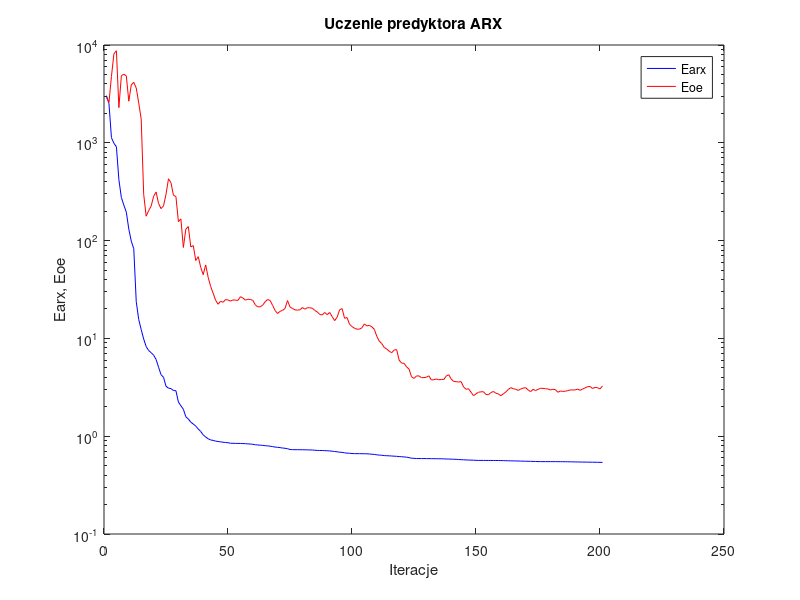
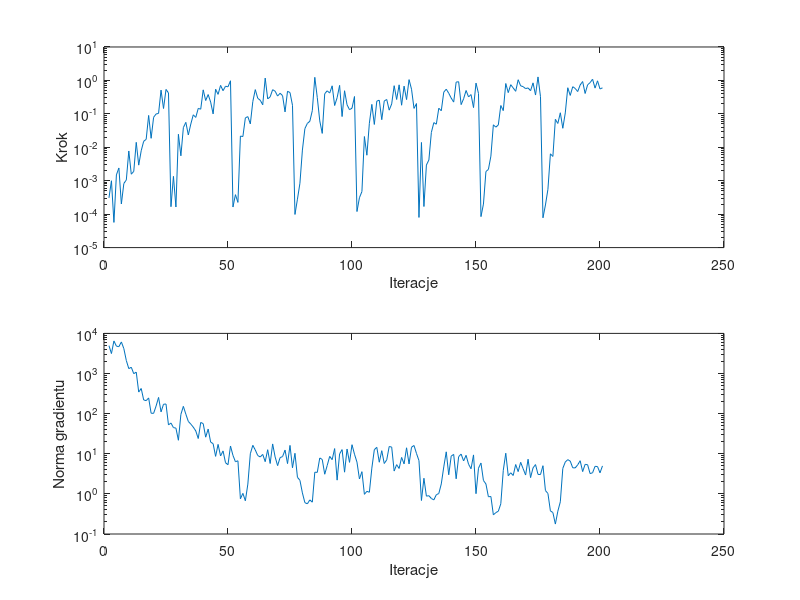

MATLAB code for these plots, in order:
%uczenie predyktora arx
clear all;
n=0; farx(n+1)=3.037147e+003; foe(n+1)=2.911002e+003; wspucz(n+1)=0.000000e+000; ng(n+1)=0.000000e+000;
%odnowa zmiennej metryki
n=1; farx(n+1)=2.517915e+003; foe(n+1)=2.588849e+003; krok(n+1)=3.072763e-004; ng(n+1)=4.944129e+003;
n=2; farx(n+1)=1.128192e+003; foe(n+1)=4.777511e+003; krok(n+1)=9.977322e-004; ng(n+1)=3.143967e+003;
n=3; farx(n+1)=9.884594e+002; foe(n+1)=8.149746e+003; krok(n+1)=5.665485e-005; ng(n+1)=6.482741e+003;
n=4; farx(n+1)=9.104998e+002; foe(n+1)=8.732537e+003; krok(n+1)=1.495556e-003; ng(n+1)=4.805459e+003;
n=5; farx(n+1)=4.194145e+002; foe(n+1)=2.290590e+003; krok(n+1)=2.404573e-003; ng(n+1)=4.669514e+003;
n=6; farx(n+1)=2.759258e+002; foe(n+1)=4.852322e+003; krok(n+1)=2.014683e-004; ng(n+1)=6.127177e+003;
n=7; farx(n+1)=2.304305e+002; foe(n+1)=5.032853e+003; krok(n+1)=8.258271e-004; ng(n+1)=4.172390e+003;
n=8; farx(n+1)=1.952212e+002; foe(n+1)=4.827348e+003; krok(n+1)=1.055436e-003; ng(n+1)=2.105206e+003;
n=9; farx(n+1)=1.310582e+002; foe(n+1)=2.663250e+003; krok(n+1)=7.760194e-003; ng(n+1)=1.323321e+003;
n=10; farx(n+1)=9.876842e+001; foe(n+1)=3.910035e+003; krok(n+1)=1.567808e-003; ng(n+1)=1.432642e+003;
n=11; farx(n+1)=8.260599e+001; foe(n+1)=4.155874e+003; krok(n+1)=1.909306e-003; ng(n+1)=9.898657e+002;
n=12; farx(n+1)=2.376559e+001; foe(n+1)=3.632575e+003; krok(n+1)=1.406421e-002; ng(n+1)=1.083472e+003;
n=13; farx(n+1)=1.559408e+001; foe(n+1)=2.561272e+003; krok(n+1)=2.926191e-003; ng(n+1)=3.444466e+002;
n=14; farx(n+1)=1.231690e+001; foe(n+1)=1.746092e+003; krok(n+1)=7.883344e-003; ng(n+1)=4.233687e+002;
n=15; farx(n+1)=9.856809e+000; foe(n+1)=2.980000e+002; krok(n+1)=1.514225e-002; ng(n+1)=2.193631e+002;
n=16; farx(n+1)=8.259468e+000; foe(n+1)=1.776800e+002; krok(n+1)=1.725161e-002; ng(n+1)=2.105549e+002;
n=17; farx(n+1)=7.522360e+000; foe(n+1)=2.024074e+002; krok(n+1)=8.973318e-002; ng(n+1)=2.461601e+002;
n=18; farx(n+1)=7.148816e+000; foe(n+1)=2.246978e+002; krok(n+1)=1.856024e-002; ng(n+1)=1.023816e+002;
n=19; farx(n+1)=6.745687e+000; foe(n+1)=2.833640e+002; krok(n+1)=7.882375e-002; ng(n+1)=1.016315e+002;
n=20; farx(n+1)=6.093044e+000; foe(n+1)=3.140928e+002; krok(n+1)=9.909413e-002; ng(n+1)=1.546225e+002;
n=21; farx(n+1)=5.073469e+000; foe(n+1)=2.398226e+002; krok(n+1)=1.031518e-001; ng(n+1)=2.536598e+002;
n=22; farx(n+1)=4.253989e+000; foe(n+1)=2.122878e+002; krok(n+1)=5.134806e-001; ng(n+1)=1.105527e+002;
n=23; farx(n+1)=4.003285e+000; foe(n+1)=2.267512e+002; krok(n+1)=1.444813e-001; ng(n+1)=1.715083e+002;
n=24; farx(n+1)=3.244486e+000; foe(n+1)=2.971742e+002; krok(n+1)=5.378226e-001; ng(n+1)=1.736668e+002;
n=25; farx(n+1)=3.098302e+000; foe(n+1)=4.286248e+002; krok(n+1)=4.228884e-001; ng(n+1)=5.234221e+001;
%odnowa zmiennej metryki
n=26; farx(n+1)=3.068217e+000; foe(n+1)=3.912852e+002; krok(n+1)=1.670732e-004; ng(n+1)=5.830811e+001;
n=27; farx(n+1)=2.932459e+000; foe(n+1)=2.905521e+002; krok(n+1)=1.353531e-003; ng(n+1)=4.490697e+001;
n=28; farx(n+1)=2.916052e+000; foe(n+1)=2.822511e+002; krok(n+1)=1.638382e-004; ng(n+1)=4.349272e+001;
n=29; farx(n+1)=2.236689e+000; foe(n+1)=1.562340e+002; krok(n+1)=2.452306e-002; ng(n+1)=2.169751e+001;
n=30; farx(n+1)=2.046201e+000; foe(n+1)=1.667482e+002; krok(n+1)=5.557598e-003; ng(n+1)=9.568920e+001;
n=31; farx(n+1)=1.885297e+000; foe(n+1)=8.509855e+001; krok(n+1)=3.873324e-002; ng(n+1)=1.519740e+002;
n=32; farx(n+1)=1.580230e+000; foe(n+1)=1.310096e+002; krok(n+1)=5.570844e-002; ng(n+1)=9.684439e+001;
n=33; farx(n+1)=1.500029e+000; foe(n+1)=1.391792e+002; krok(n+1)=2.338404e-002; ng(n+1)=6.393871e+001;
n=34; farx(n+1)=1.391876e+000; foe(n+1)=8.623893e+001; krok(n+1)=4.953895e-002; ng(n+1)=5.483837e+001;
n=35; farx(n+1)=1.331494e+000; foe(n+1)=8.883672e+001; krok(n+1)=9.363811e-002; ng(n+1)=4.605870e+001;
n=36; farx(n+1)=1.267414e+000; foe(n+1)=6.261492e+001; krok(n+1)=7.822596e-002; ng(n+1)=3.711999e+001;
n=37; farx(n+1)=1.184620e+000; foe(n+1)=6.850213e+001; krok(n+1)=1.455442e-001; ng(n+1)=2.396805e+001;
n=38; farx(n+1)=1.117962e+000; foe(n+1)=5.333670e+001; krok(n+1)=1.380129e-001; ng(n+1)=6.035134e+001;
n=39; farx(n+1)=1.030481e+000; foe(n+1)=4.483556e+001; krok(n+1)=5.223159e-001; ng(n+1)=5.634107e+001;
n=40; farx(n+1)=9.819649e-001; foe(n+1)=5.645276e+001; krok(n+1)=2.502884e-001; ng(n+1)=2.589924e+001;
n=41; farx(n+1)=9.410350e-001; foe(n+1)=4.210678e+001; krok(n+1)=3.780408e-001; ng(n+1)=4.129339e+001;
n=42; farx(n+1)=9.154789e-001; foe(n+1)=3.405099e+001; krok(n+1)=2.250273e-001; ng(n+1)=1.955510e+001;
n=43; farx(n+1)=9.063864e-001; foe(n+1)=2.900729e+001; krok(n+1)=9.963479e-002; ng(n+1)=1.781130e+001;
n=44; farx(n+1)=8.906141e-001; foe(n+1)=2.457730e+001; krok(n+1)=5.461275e-001; ng(n+1)=8.610187e+000;
n=45; farx(n+1)=8.831820e-001; foe(n+1)=2.235593e+001; krok(n+1)=3.827775e-001; ng(n+1)=1.711584e+001;
n=46; farx(n+1)=8.755650e-001; foe(n+1)=2.394861e+001; krok(n+1)=7.101669e-001; ng(n+1)=8.805243e+000;
n=47; farx(n+1)=8.680444e-001; foe(n+1)=2.342302e+001; krok(n+1)=4.929770e-001; ng(n+1)=1.177625e+001;
n=48; farx(n+1)=8.627257e-001; foe(n+1)=2.493079e+001; krok(n+1)=6.710813e-001; ng(n+1)=5.971698e+000;
n=49; farx(n+1)=8.577606e-001; foe(n+1)=2.474025e+001; krok(n+1)=6.446279e-001; ng(n+1)=5.329600e+000;
n=50; farx(n+1)=8.468745e-001; foe(n+1)=2.410238e+001; krok(n+1)=9.769152e-001; ng(n+1)=1.561126e+001;
%odnowa zmiennej metryki
n=51; farx(n+1)=8.459597e-001; foe(n+1)=2.472680e+001; krok(n+1)=1.635393e-004; ng(n+1)=9.108403e+000;
n=52; farx(n+1)=8.446322e-001; foe(n+1)=2.462645e+001; krok(n+1)=3.831728e-004; ng(n+1)=6.321145e+000;
n=53; farx(n+1)=8.438361e-001; foe(n+1)=2.447677e+001; krok(n+1)=2.247399e-004; ng(n+1)=6.684613e+000;
n=54; farx(n+1)=8.429171e-001; foe(n+1)=2.669547e+001; krok(n+1)=2.165649e-002; ng(n+1)=7.536575e-001;
n=55; farx(n+1)=8.415884e-001; foe(n+1)=2.590058e+001; krok(n+1)=2.093303e-002; ng(n+1)=1.029847e+000;
n=56; farx(n+1)=8.391290e-001; foe(n+1)=2.465865e+001; krok(n+1)=7.588958e-002; ng(n+1)=6.735279e-001;
n=57; farx(n+1)=8.348930e-001; foe(n+1)=2.507929e+001; krok(n+1)=8.268560e-002; ng(n+1)=1.752927e+000;
n=58; farx(n+1)=8.322591e-001; foe(n+1)=2.506907e+001; krok(n+1)=5.005537e-002; ng(n+1)=9.983857e+000;
n=59; farx(n+1)=8.259328e-001; foe(n+1)=2.447877e+001; krok(n+1)=2.320583e-001; ng(n+1)=1.623135e+001;
n=60; farx(n+1)=8.177412e-001; foe(n+1)=2.203498e+001; krok(n+1)=5.312625e-001; ng(n+1)=1.244828e+001;
n=61; farx(n+1)=8.135955e-001; foe(n+1)=2.100884e+001; krok(n+1)=2.912288e-001; ng(n+1)=9.017728e+000;
n=62; farx(n+1)=8.095074e-001; foe(n+1)=2.105210e+001; krok(n+1)=2.557116e-001; ng(n+1)=8.322405e+000;
n=63; farx(n+1)=8.061226e-001; foe(n+1)=2.192602e+001; krok(n+1)=1.865458e-001; ng(n+1)=9.634598e+000;
n=64; farx(n+1)=7.998888e-001; foe(n+1)=2.373929e+001; krok(n+1)=1.174181e+000; ng(n+1)=6.353477e+000;
n=65; farx(n+1)=7.965332e-001; foe(n+1)=2.499798e+001; krok(n+1)=2.798246e-001; ng(n+1)=1.261552e+001;
n=66; farx(n+1)=7.898669e-001; foe(n+1)=2.439002e+001; krok(n+1)=3.227510e-001; ng(n+1)=5.715248e+000;
n=67; farx(n+1)=7.830515e-001; foe(n+1)=2.170168e+001; krok(n+1)=5.281623e-001; ng(n+1)=1.758766e+001;
n=68; farx(n+1)=7.740723e-001; foe(n+1)=1.926443e+001; krok(n+1)=4.763389e-001; ng(n+1)=8.339524e+000;
n=69; farx(n+1)=7.700277e-001; foe(n+1)=1.795417e+001; krok(n+1)=3.404866e-001; ng(n+1)=5.058603e+000;
n=70; farx(n+1)=7.645501e-001; foe(n+1)=1.891563e+001; krok(n+1)=4.128102e-001; ng(n+1)=8.018924e+000;
n=71; farx(n+1)=7.568270e-001; foe(n+1)=1.935410e+001; krok(n+1)=3.505976e-001; ng(n+1)=8.501224e+000;
n=72; farx(n+1)=7.527663e-001; foe(n+1)=2.024493e+001; krok(n+1)=1.143175e-001; ng(n+1)=1.236739e+001;
n=73; farx(n+1)=7.450248e-001; foe(n+1)=2.437585e+001; krok(n+1)=4.741921e-001; ng(n+1)=5.683370e+000;
n=74; farx(n+1)=7.313605e-001; foe(n+1)=2.095998e+001; krok(n+1)=4.329486e-001; ng(n+1)=1.615453e+001;
n=75; farx(n+1)=7.289605e-001; foe(n+1)=2.022442e+001; krok(n+1)=1.803954e-001; ng(n+1)=4.476637e+000;
%odnowa zmiennej metryki
n=76; farx(n+1)=7.280392e-001; foe(n+1)=1.957938e+001; krok(n+1)=9.802182e-005; ng(n+1)=1.027098e+001;
n=77; farx(n+1)=7.279114e-001; foe(n+1)=1.945443e+001; krok(n+1)=2.808967e-004; ng(n+1)=2.587756e+000;
n=78; farx(n+1)=7.276340e-001; foe(n+1)=1.963181e+001; krok(n+1)=8.409074e-004; ng(n+1)=2.180894e+000;
n=79; farx(n+1)=7.270674e-001; foe(n+1)=2.067003e+001; krok(n+1)=8.252113e-003; ng(n+1)=1.057027e+000;
n=80; farx(n+1)=7.260904e-001; foe(n+1)=1.988259e+001; krok(n+1)=3.618094e-002; ng(n+1)=6.037010e-001;
n=81; farx(n+1)=7.251543e-001; foe(n+1)=2.060035e+001; krok(n+1)=5.180633e-002; ng(n+1)=5.652920e-001;
n=82; farx(n+1)=7.240115e-001; foe(n+1)=2.056767e+001; krok(n+1)=6.013962e-002; ng(n+1)=7.089184e-001;
n=83; farx(n+1)=7.227546e-001; foe(n+1)=2.033176e+001; krok(n+1)=1.254000e-001; ng(n+1)=6.216102e-001;
n=84; farx(n+1)=7.187637e-001; foe(n+1)=1.933023e+001; krok(n+1)=1.236644e+000; ng(n+1)=3.471809e+000;
n=85; farx(n+1)=7.155453e-001; foe(n+1)=1.863805e+001; krok(n+1)=3.061194e-001; ng(n+1)=3.435397e+000;
n=86; farx(n+1)=7.143293e-001; foe(n+1)=1.757031e+001; krok(n+1)=6.163468e-002; ng(n+1)=7.858929e+000;
n=87; farx(n+1)=7.139368e-001; foe(n+1)=1.738209e+001; krok(n+1)=2.602503e-002; ng(n+1)=7.201507e+000;
n=88; farx(n+1)=7.122535e-001; foe(n+1)=1.839955e+001; krok(n+1)=4.004429e-001; ng(n+1)=3.088720e+000;
n=89; farx(n+1)=7.102765e-001; foe(n+1)=1.749009e+001; krok(n+1)=4.884576e-001; ng(n+1)=5.106368e+000;
n=90; farx(n+1)=7.071191e-001; foe(n+1)=1.843585e+001; krok(n+1)=4.187571e-001; ng(n+1)=8.617160e+000;
n=91; farx(n+1)=7.022492e-001; foe(n+1)=1.670164e+001; krok(n+1)=6.900158e-001; ng(n+1)=7.131050e+000;
n=92; farx(n+1)=6.980246e-001; foe(n+1)=1.518232e+001; krok(n+1)=1.775417e-001; ng(n+1)=1.346649e+001;
n=93; farx(n+1)=6.930942e-001; foe(n+1)=1.648050e+001; krok(n+1)=3.047347e-001; ng(n+1)=2.200967e+000;
n=94; farx(n+1)=6.860688e-001; foe(n+1)=1.960550e+001; krok(n+1)=7.101669e-001; ng(n+1)=9.919661e+000;
n=95; farx(n+1)=6.835224e-001; foe(n+1)=2.016504e+001; krok(n+1)=8.304721e-002; ng(n+1)=1.269210e+001;
n=96; farx(n+1)=6.760677e-001; foe(n+1)=1.605484e+001; krok(n+1)=4.915350e-001; ng(n+1)=3.475814e+000;
n=97; farx(n+1)=6.715294e-001; foe(n+1)=1.635171e+001; krok(n+1)=1.865458e-001; ng(n+1)=1.312094e+001;
n=98; farx(n+1)=6.688550e-001; foe(n+1)=1.395984e+001; krok(n+1)=1.331836e-001; ng(n+1)=6.104184e+000;
n=99; farx(n+1)=6.658593e-001; foe(n+1)=1.322459e+001; krok(n+1)=1.475580e-001; ng(n+1)=1.681449e+001;
n=100; farx(n+1)=6.632066e-001; foe(n+1)=1.269281e+001; krok(n+1)=3.304177e-001; ng(n+1)=9.751301e+000;
%odnowa zmiennej metryki
n=101; farx(n+1)=6.629433e-001; foe(n+1)=1.242899e+001; krok(n+1)=1.197023e-004; ng(n+1)=6.192253e+000;
n=102; farx(n+1)=6.628291e-001; foe(n+1)=1.243379e+001; krok(n+1)=3.109358e-004; ng(n+1)=2.356305e+000;
n=103; farx(n+1)=6.625087e-001; foe(n+1)=1.284348e+001; krok(n+1)=4.745357e-004; ng(n+1)=3.578109e+000;
n=104; farx(n+1)=6.613868e-001; foe(n+1)=1.407693e+001; krok(n+1)=2.096657e-002; ng(n+1)=9.742454e-001;
n=105; farx(n+1)=6.609768e-001; foe(n+1)=1.340226e+001; krok(n+1)=5.792131e-003; ng(n+1)=1.158759e+000;
n=106; farx(n+1)=6.582725e-001; foe(n+1)=1.360479e+001; krok(n+1)=5.234463e-002; ng(n+1)=1.097246e+000;
n=107; farx(n+1)=6.539055e-001; foe(n+1)=1.314471e+001; krok(n+1)=1.919924e-001; ng(n+1)=4.383914e+000;
n=108; farx(n+1)=6.517469e-001; foe(n+1)=1.238225e+001; krok(n+1)=4.818488e-002; ng(n+1)=1.261294e+001;
n=109; farx(n+1)=6.449526e-001; foe(n+1)=1.048874e+001; krok(n+1)=2.405442e-001; ng(n+1)=1.447337e+001;
n=110; farx(n+1)=6.412196e-001; foe(n+1)=9.369740e+000; krok(n+1)=2.561085e-001; ng(n+1)=6.152898e+000;
n=111; farx(n+1)=6.385190e-001; foe(n+1)=8.840572e+000; krok(n+1)=6.694845e-002; ng(n+1)=1.193191e+001;
n=112; farx(n+1)=6.335857e-001; foe(n+1)=8.082892e+000; krok(n+1)=2.418674e-001; ng(n+1)=5.714110e+000;
n=113; farx(n+1)=6.317911e-001; foe(n+1)=7.781462e+000; krok(n+1)=2.694718e-001; ng(n+1)=7.047098e+000;
n=114; farx(n+1)=6.300809e-001; foe(n+1)=7.400039e+000; krok(n+1)=1.291716e-001; ng(n+1)=1.516540e+001;
n=115; farx(n+1)=6.274560e-001; foe(n+1)=7.137343e+000; krok(n+1)=1.981558e-001; ng(n+1)=1.466852e+001;
n=116; farx(n+1)=6.247431e-001; foe(n+1)=7.609851e+000; krok(n+1)=6.954939e-001; ng(n+1)=3.705762e+000;
n=117; farx(n+1)=6.229006e-001; foe(n+1)=7.675010e+000; krok(n+1)=2.688700e-001; ng(n+1)=5.353644e+000;
n=118; farx(n+1)=6.188153e-001; foe(n+1)=5.997738e+000; krok(n+1)=7.382907e-001; ng(n+1)=4.297772e+000;
n=119; farx(n+1)=6.174289e-001; foe(n+1)=5.587293e+000; krok(n+1)=1.812098e-001; ng(n+1)=8.103364e+000;
n=120; farx(n+1)=6.134353e-001; foe(n+1)=5.569907e+000; krok(n+1)=6.751168e-001; ng(n+1)=5.593796e+000;
n=121; farx(n+1)=6.106475e-001; foe(n+1)=5.120877e+000; krok(n+1)=2.672252e-001; ng(n+1)=1.408482e+001;
n=122; farx(n+1)=6.036014e-001; foe(n+1)=4.853642e+000; krok(n+1)=1.056325e+000; ng(n+1)=5.573115e+000;
n=123; farx(n+1)=5.961122e-001; foe(n+1)=4.056161e+000; krok(n+1)=5.461275e-001; ng(n+1)=1.455301e+001;
n=124; farx(n+1)=5.937692e-001; foe(n+1)=3.897725e+000; krok(n+1)=1.456144e-001; ng(n+1)=1.607712e+001;
n=125; farx(n+1)=5.912108e-001; foe(n+1)=4.131775e+000; krok(n+1)=2.032965e-001; ng(n+1)=1.018182e+001;
%odnowa zmiennej metryki
n=126; farx(n+1)=5.909887e-001; foe(n+1)=4.137092e+000; krok(n+1)=7.980756e-005; ng(n+1)=6.750308e+000;
n=127; farx(n+1)=5.906266e-001; foe(n+1)=3.962418e+000; krok(n+1)=1.394089e-002; ng(n+1)=6.838980e-001;
n=128; farx(n+1)=5.905643e-001; foe(n+1)=3.976958e+000; krok(n+1)=1.691914e-004; ng(n+1)=2.453387e+000;
n=129; farx(n+1)=5.904586e-001; foe(n+1)=4.008276e+000; krok(n+1)=2.943935e-003; ng(n+1)=8.774522e-001;
n=130; farx(n+1)=5.902936e-001; foe(n+1)=4.144255e+000; krok(n+1)=4.181404e-003; ng(n+1)=9.023070e-001;
n=131; farx(n+1)=5.894369e-001; foe(n+1)=3.757373e+000; krok(n+1)=2.788178e-002; ng(n+1)=7.671368e-001;
n=132; farx(n+1)=5.890875e-001; foe(n+1)=3.781808e+000; krok(n+1)=5.466235e-002; ng(n+1)=7.085598e-001;
n=133; farx(n+1)=5.886410e-001; foe(n+1)=3.840660e+000; krok(n+1)=4.904612e-002; ng(n+1)=9.542665e-001;
n=134; farx(n+1)=5.882469e-001; foe(n+1)=3.776046e+000; krok(n+1)=1.474115e-001; ng(n+1)=1.020189e+000;
n=135; farx(n+1)=5.877014e-001; foe(n+1)=3.801983e+000; krok(n+1)=1.238533e-001; ng(n+1)=1.770557e+000;
n=136; farx(n+1)=5.866391e-001; foe(n+1)=3.796895e+000; krok(n+1)=4.461224e-001; ng(n+1)=4.688755e+000;
n=137; farx(n+1)=5.849805e-001; foe(n+1)=4.119718e+000; krok(n+1)=5.467184e-001; ng(n+1)=1.117146e+001;
n=138; farx(n+1)=5.838983e-001; foe(n+1)=4.255312e+000; krok(n+1)=4.147513e-001; ng(n+1)=2.994781e+000;
n=139; farx(n+1)=5.825807e-001; foe(n+1)=3.842525e+000; krok(n+1)=2.965231e-001; ng(n+1)=8.741326e+000;
n=140; farx(n+1)=5.816127e-001; foe(n+1)=3.629189e+000; krok(n+1)=2.250273e-001; ng(n+1)=9.636494e+000;
n=141; farx(n+1)=5.798836e-001; foe(n+1)=3.614667e+000; krok(n+1)=8.897574e-001; ng(n+1)=2.377687e+000;
n=142; farx(n+1)=5.773793e-001; foe(n+1)=3.580566e+000; krok(n+1)=9.145402e-001; ng(n+1)=8.470016e+000;
n=143; farx(n+1)=5.754585e-001; foe(n+1)=3.614358e+000; krok(n+1)=1.890204e-001; ng(n+1)=9.813433e+000;
n=144; farx(n+1)=5.743035e-001; foe(n+1)=3.186183e+000; krok(n+1)=2.828655e-001; ng(n+1)=6.624822e+000;
n=145; farx(n+1)=5.717356e-001; foe(n+1)=3.019636e+000; krok(n+1)=4.997929e-001; ng(n+1)=9.139513e+000;
n=146; farx(n+1)=5.705563e-001; foe(n+1)=3.056688e+000; krok(n+1)=3.214238e-001; ng(n+1)=5.479569e+000;
n=147; farx(n+1)=5.694914e-001; foe(n+1)=2.813868e+000; krok(n+1)=3.772555e-001; ng(n+1)=4.229154e+000;
n=148; farx(n+1)=5.683227e-001; foe(n+1)=2.594617e+000; krok(n+1)=1.540084e-001; ng(n+1)=9.361908e+000;
n=149; farx(n+1)=5.668781e-001; foe(n+1)=2.714737e+000; krok(n+1)=8.316025e-001; ng(n+1)=1.011150e+000;
n=150; farx(n+1)=5.657099e-001; foe(n+1)=2.815641e+000; krok(n+1)=4.089939e-001; ng(n+1)=4.367677e+000;
%odnowa zmiennej metryki
n=151; farx(n+1)=5.655273e-001; foe(n+1)=2.841782e+000; krok(n+1)=8.438622e-005; ng(n+1)=5.876578e+000;
n=152; farx(n+1)=5.654883e-001; foe(n+1)=2.851925e+000; krok(n+1)=2.002959e-004; ng(n+1)=2.158409e+000;
n=153; farx(n+1)=5.651887e-001; foe(n+1)=2.672326e+000; krok(n+1)=1.882699e-003; ng(n+1)=1.769844e+000;
n=154; farx(n+1)=5.650904e-001; foe(n+1)=2.653394e+000; krok(n+1)=2.176076e-003; ng(n+1)=8.474483e-001;
n=155; farx(n+1)=5.648817e-001; foe(n+1)=2.790246e+000; krok(n+1)=5.433546e-003; ng(n+1)=8.609436e-001;
n=156; farx(n+1)=5.646887e-001; foe(n+1)=2.868610e+000; krok(n+1)=4.703530e-002; ng(n+1)=3.004127e-001;
n=157; farx(n+1)=5.644727e-001; foe(n+1)=2.749660e+000; krok(n+1)=4.002904e-002; ng(n+1)=3.412067e-001;
n=158; farx(n+1)=5.642643e-001; foe(n+1)=2.706370e+000; krok(n+1)=4.663470e-002; ng(n+1)=3.700393e-001;
n=159; farx(n+1)=5.635816e-001; foe(n+1)=2.594926e+000; krok(n+1)=1.775417e-001; ng(n+1)=5.663370e-001;
n=160; farx(n+1)=5.628802e-001; foe(n+1)=2.707976e+000; krok(n+1)=1.249482e-001; ng(n+1)=3.861854e+000;
n=161; farx(n+1)=5.613418e-001; foe(n+1)=2.832927e+000; krok(n+1)=8.088973e-001; ng(n+1)=1.030450e+001;
n=162; farx(n+1)=5.608545e-001; foe(n+1)=3.002721e+000; krok(n+1)=4.317671e-001; ng(n+1)=2.833603e+000;
n=163; farx(n+1)=5.598763e-001; foe(n+1)=3.135270e+000; krok(n+1)=7.448368e-001; ng(n+1)=3.353112e+000;
n=164; farx(n+1)=5.590963e-001; foe(n+1)=3.062072e+000; krok(n+1)=5.962886e-001; ng(n+1)=2.875821e+000;
n=165; farx(n+1)=5.585867e-001; foe(n+1)=3.020755e+000; krok(n+1)=4.726961e-001; ng(n+1)=5.391666e+000;
n=166; farx(n+1)=5.575617e-001; foe(n+1)=2.941168e+000; krok(n+1)=1.048430e+000; ng(n+1)=3.591721e+000;
n=167; farx(n+1)=5.566895e-001; foe(n+1)=3.035736e+000; krok(n+1)=6.888628e-001; ng(n+1)=6.117800e+000;
n=168; farx(n+1)=5.556636e-001; foe(n+1)=3.099954e+000; krok(n+1)=6.522451e-001; ng(n+1)=4.251710e+000;
n=169; farx(n+1)=5.547705e-001; foe(n+1)=3.135985e+000; krok(n+1)=5.680238e-001; ng(n+1)=2.950109e+000;
n=170; farx(n+1)=5.539552e-001; foe(n+1)=2.974947e+000; krok(n+1)=5.968867e-001; ng(n+1)=7.306627e+000;
n=171; farx(n+1)=5.533705e-001; foe(n+1)=2.852520e+000; krok(n+1)=4.923082e-001; ng(n+1)=2.542931e+000;
n=172; farx(n+1)=5.522467e-001; foe(n+1)=3.016927e+000; krok(n+1)=8.456470e-001; ng(n+1)=4.452362e+000;
n=173; farx(n+1)=5.515403e-001; foe(n+1)=2.927146e+000; krok(n+1)=3.655097e-001; ng(n+1)=5.369835e+000;
n=174; farx(n+1)=5.504356e-001; foe(n+1)=3.011784e+000; krok(n+1)=1.272290e+000; ng(n+1)=3.058940e+000;
n=175; farx(n+1)=5.498950e-001; foe(n+1)=3.089696e+000; krok(n+1)=3.268918e-001; ng(n+1)=3.033767e+000;
%odnowa zmiennej metryki
n=176; farx(n+1)=5.497912e-001; foe(n+1)=3.083997e+000; krok(n+1)=7.777812e-005; ng(n+1)=5.036354e+000;
n=177; farx(n+1)=5.497764e-001; foe(n+1)=3.056562e+000; krok(n+1)=1.882222e-004; ng(n+1)=1.210267e+000;
n=178; farx(n+1)=5.497456e-001; foe(n+1)=3.041218e+000; krok(n+1)=5.540946e-004; ng(n+1)=1.024063e+000;
n=179; farx(n+1)=5.497016e-001; foe(n+1)=2.973407e+000; krok(n+1)=6.377325e-003; ng(n+1)=3.771313e-001;
n=180; farx(n+1)=5.496713e-001; foe(n+1)=3.017384e+000; krok(n+1)=5.320104e-003; ng(n+1)=3.428256e-001;
n=181; farx(n+1)=5.495684e-001; foe(n+1)=2.998107e+000; krok(n+1)=6.864555e-002; ng(n+1)=1.769061e-001;
n=182; farx(n+1)=5.492576e-001; foe(n+1)=2.816105e+000; krok(n+1)=5.157588e-002; ng(n+1)=3.703966e-001;
n=183; farx(n+1)=5.488212e-001; foe(n+1)=2.893192e+000; krok(n+1)=1.077557e-001; ng(n+1)=6.350298e-001;
n=184; farx(n+1)=5.486611e-001; foe(n+1)=2.876082e+000; krok(n+1)=3.703353e-002; ng(n+1)=4.323079e+000;
n=185; farx(n+1)=5.484334e-001; foe(n+1)=2.882414e+000; krok(n+1)=1.067078e-001; ng(n+1)=6.226194e+000;
n=186; farx(n+1)=5.477857e-001; foe(n+1)=2.923272e+000; krok(n+1)=6.039386e-001; ng(n+1)=7.133958e+000;
n=187; farx(n+1)=5.472331e-001; foe(n+1)=2.972742e+000; krok(n+1)=3.556863e-001; ng(n+1)=6.564059e+000;
n=188; farx(n+1)=5.467275e-001; foe(n+1)=2.969161e+000; krok(n+1)=6.480438e-001; ng(n+1)=4.470779e+000;
n=189; farx(n+1)=5.458301e-001; foe(n+1)=2.974435e+000; krok(n+1)=5.758407e-001; ng(n+1)=4.440983e+000;
n=190; farx(n+1)=5.452511e-001; foe(n+1)=3.030534e+000; krok(n+1)=4.641165e-001; ng(n+1)=5.284110e+000;
n=191; farx(n+1)=5.445269e-001; foe(n+1)=2.949159e+000; krok(n+1)=7.310195e-001; ng(n+1)=6.707612e+000;
n=192; farx(n+1)=5.438293e-001; foe(n+1)=3.037757e+000; krok(n+1)=9.270274e-001; ng(n+1)=3.591972e+000;
n=193; farx(n+1)=5.435446e-001; foe(n+1)=3.119542e+000; krok(n+1)=4.063898e-001; ng(n+1)=5.436949e+000;
n=194; farx(n+1)=5.430748e-001; foe(n+1)=3.210017e+000; krok(n+1)=7.382907e-001; ng(n+1)=5.333399e+000;
n=195; farx(n+1)=5.425297e-001; foe(n+1)=3.219909e+000; krok(n+1)=8.576098e-001; ng(n+1)=3.204212e+000;
n=196; farx(n+1)=5.420499e-001; foe(n+1)=3.077166e+000; krok(n+1)=1.086288e+000; ng(n+1)=3.357192e+000;
n=197; farx(n+1)=5.415315e-001; foe(n+1)=3.151616e+000; krok(n+1)=5.888949e-001; ng(n+1)=4.863056e+000;
n=198; farx(n+1)=5.408225e-001; foe(n+1)=3.134391e+000; krok(n+1)=9.730681e-001; ng(n+1)=4.792897e+000;
n=199; farx(n+1)=5.403524e-001; foe(n+1)=3.042651e+000; krok(n+1)=5.548341e-001; ng(n+1)=3.350506e+000;
n=200; farx(n+1)=5.395635e-001; foe(n+1)=3.265304e+000; krok(n+1)=5.995370e-001; ng(n+1)=4.980255e+000;

figure; semilogy(farx,'b'); hold on; semilogy(foe,'r'); xlabel('Iteracje'); ylabel('Earx, Eoe'); legend('Earx','Eoe'); title('Uczenie predyktora ARX');
figure; subplot(2,1,1); semilogy(krok); xlabel('Iteracje'); ylabel('Krok');
subplot(2,1,2); semilogy(ng); xlabel('Iteracje'); ylabel('Norma gradientu');
Earx=farx(n+1)
Eoe=foe(n+1)
